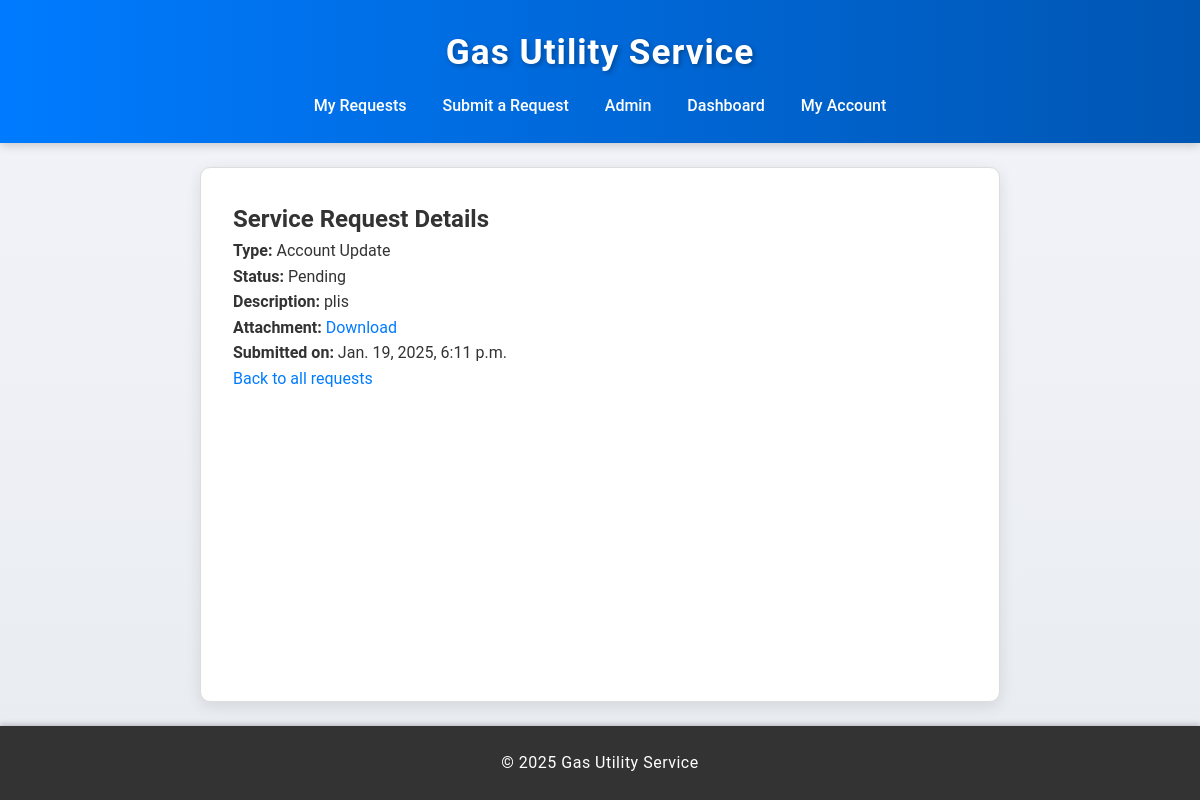
/8/ (signed in), run on the app's committed database.
### service_requests/models.py (models this page shows)
class ServiceRequest(models.Model):
    SERVICE_TYPES = [
        ('gas_leak', 'Gas Leak'),
        ('billing', 'Billing Issue'),
        ('account', 'Account Update'),
    ]
    STATUS_CHOICES = [
        ('pending', 'Pending'),
        ('in_progress', 'In Progress'),
        ('resolved', 'Resolved'),
    ]
    customer = models.ForeignKey(Customer, on_delete=models.CASCADE)
    service_type = models.CharField(max_length=20, choices=SERVICE_TYPES)
    description = models.TextField()
    status = models.CharField(max_length=20, choices=STATUS_CHOICES, default='pending')
    created_at = models.DateTimeField(auto_now_add=True)
    updated_at = models.DateTimeField(auto_now=True)
    resolved_at = models.DateTimeField(null=True, blank=True)
    attachments = models.FileField(upload_to='attachments/', blank=True, null=True)

### service_requests/views.py (the view)
# urls.py: path('<int:pk>/', views.ServiceRequestDetailView.as_view(), name='service_request_detail'),
class ServiceRequestDetailView(LoginRequiredMixin, DetailView):
    model = ServiceRequest
    template_name = 'service_requests/service_request_detail.html'
    context_object_name = 'service_request'
    def get_queryset(self):
        return ServiceRequest.objects.filter(customer=self.request.user.customer)

### service_requests/templates/service_requests/service_request_detail.html (shortened to what this page needs)
{% extends "base.html" %}
{% block content %}
    <h2>Service Request Details</h2>
    <p><strong>Type:</strong> {{ service_request.get_service_type_display }}</p>
    <p><strong>Status:</strong> {{ service_request.get_status_display }}</p>
    <p><strong>Description:</strong> {{ service_request.description }}</p>
    {% if service_request.attachments %}
        <p><strong>Attachment:</strong>
            <a href="{{ service_request.attachments.url }}">Download</a>
        </p>
    {% endif %}
    <p><strong>Submitted on:</strong> {{ service_request.created_at }}</p>
    <a href="{% url 'list_service_requests' %}">Back to all requests</a>
{% endblock %}

### static/style.css (style rules this page uses)
* { margin: 0; padding: 0; box-sizing: border-box; }
body { font-family: 'Roboto', Arial, sans-serif; line-height: 1.6; background: linear-gradient(to bottom, #f4f4f9, #e8ecf1); color: #333; display: flex; flex-direction: column; min-height: 100vh; overflow-x: hidden; }
a { color: #007bff; text-decoration: none; transition: color 0.3s ease; }

### data on the page
ServiceRequest: service_type "Account Update", status "Pending", description "plis", created_at "Jan. 19, 2025, 6:11 p.m."
